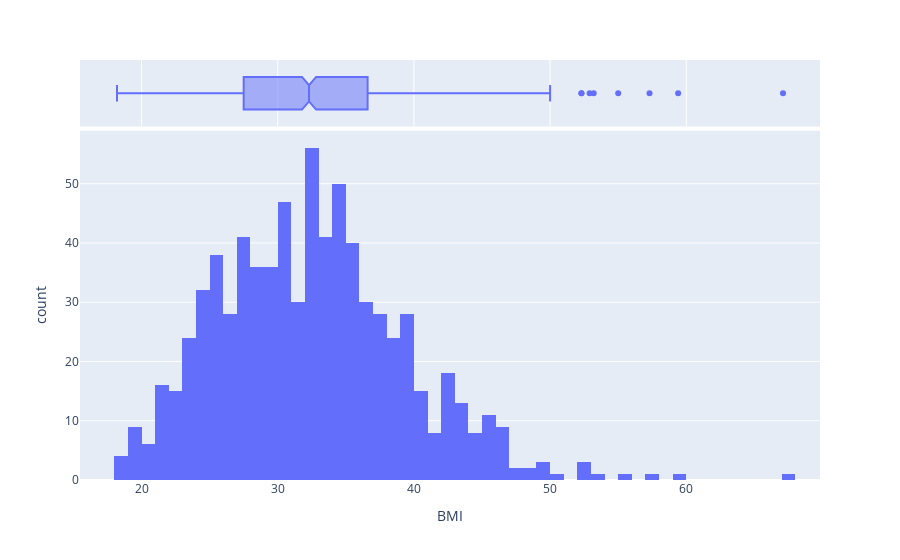

Source (notebook cell):
### Code cell
# BMI Column

fig = px.histogram(df_1['BMI'], x="BMI", marginal="box")
fig.show()

### Figure 1 — Plotly figure (JSON) as saved in the notebook; plotly's stock layout.template omitted (floating-point values rounded to 4 significant figures; data arrays with more than 128 entries replaced by an {"elided": "..."} marker saying what was removed)
{"data": [{"alignmentgroup": "True", "bingroup": "x", "hovertemplate": "BMI=%{x}<br>count=%{y}<extra></extra>", "legendgroup": "", "marker": {"color": "#636efa", "pattern": {"shape": ""}}, "name": "", "offsetgroup": "", "orientation": "v", "showlegend": false, "type": "histogram", "x": {"elided": "768 float values"}, "xaxis": "x", "yaxis": "y"}, {"alignmentgroup": "True", "hovertemplate": "BMI=%{x}<extra></extra>", "legendgroup": "", "marker": {"color": "#636efa"}, "name": "", "notched": true, "offsetgroup": "", "showlegend": false, "type": "box", "x": {"elided": "768 float values"}, "xaxis": "x2", "yaxis": "y2"}], "layout": {"barmode": "relative", "legend": {"tracegroupgap": 0}, "margin": {"t": 60}, "xaxis": {"anchor": "y", "domain": [0, 1], "title": {"text": "BMI"}}, "xaxis2": {"anchor": "y2", "domain": [0, 1], "matches": "x", "showgrid": true, "showticklabels": false}, "yaxis": {"anchor": "x", "domain": [0, 0.8316], "title": {"text": "count"}}, "yaxis2": {"anchor": "x2", "domain": [0.8416, 1], "matches": "y2", "showgrid": false, "showline": false, "showticklabels": false, "ticks": ""}}}
